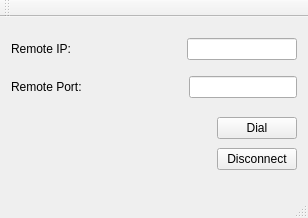
<?xml version="1.0" encoding="UTF-8"?>
<ui version="4.0">
 <class>MainWindow</class>
 <widget class="QMainWindow" name="MainWindow">
  <property name="geometry">
   <rect>
    <x>0</x>
    <y>0</y>
    <width>308</width>
    <height>218</height>
   </rect>
  </property>
  <property name="windowTitle">
   <string>MainWindow</string>
  </property>
  <widget class="QWidget" name="centralWidget">
   <layout class="QGridLayout" name="gridLayout">
    <item row="0" column="0" colspan="2">
     <layout class="QHBoxLayout" name="horizontalLayout">
      <item>
       <widget class="QLabel" name="label">
        <property name="text">
         <string>Remote IP:</string>
        </property>
       </widget>
      </item>
      <item>
       <spacer name="horizontalSpacer">
        <property name="orientation">
         <enum>Qt::Horizontal</enum>
        </property>
        <property name="sizeHint" stdset="0">
         <size>
          <width>0</width>
          <height>20</height>
         </size>
        </property>
       </spacer>
      </item>
      <item>
       <widget class="QLineEdit" name="remote_ip"/>
      </item>
     </layout>
    </item>
    <item row="1" column="0" colspan="2">
     <layout class="QHBoxLayout" name="horizontalLayout_2">
      <item>
       <widget class="QLabel" name="label_2">
        <property name="text">
         <string>Remote Port:</string>
        </property>
       </widget>
      </item>
      <item>
       <spacer name="horizontalSpacer_2">
        <property name="orientation">
         <enum>Qt::Horizontal</enum>
        </property>
        <property name="sizeHint" stdset="0">
         <size>
          <width>0</width>
          <height>20</height>
         </size>
        </property>
       </spacer>
      </item>
      <item>
       <widget class="QLineEdit" name="remote_port"/>
      </item>
     </layout>
    </item>
    <item row="2" column="0">
     <spacer name="horizontalSpacer_3">
      <property name="orientation">
       <enum>Qt::Horizontal</enum>
      </property>
      <property name="sizeHint" stdset="0">
       <size>
        <width>183</width>
        <height>59</height>
       </size>
      </property>
     </spacer>
    </item>
    <item row="2" column="1">
     <layout class="QVBoxLayout" name="verticalLayout">
      <item>
       <widget class="QPushButton" name="pushButton">
        <property name="text">
         <string>Dial</string>
        </property>
       </widget>
      </item>
      <item>
       <widget class="QPushButton" name="pushButton_2">
        <property name="text">
         <string>Disconnect</string>
        </property>
       </widget>
      </item>
     </layout>
    </item>
   </layout>
  </widget>
  <widget class="QMenuBar" name="menuBar">
   <property name="geometry">
    <rect>
     <x>0</x>
     <y>0</y>
     <width>308</width>
     <height>30</height>
    </rect>
   </property>
  </widget>
  <widget class="QToolBar" name="mainToolBar">
   <attribute name="toolBarArea">
    <enum>TopToolBarArea</enum>
   </attribute>
   <attribute name="toolBarBreak">
    <bool>false</bool>
   </attribute>
  </widget>
  <widget class="QStatusBar" name="statusBar"/>
 </widget>
 <layoutdefault spacing="6" margin="11"/>
 <resources/>
 <connections/>
</ui>
